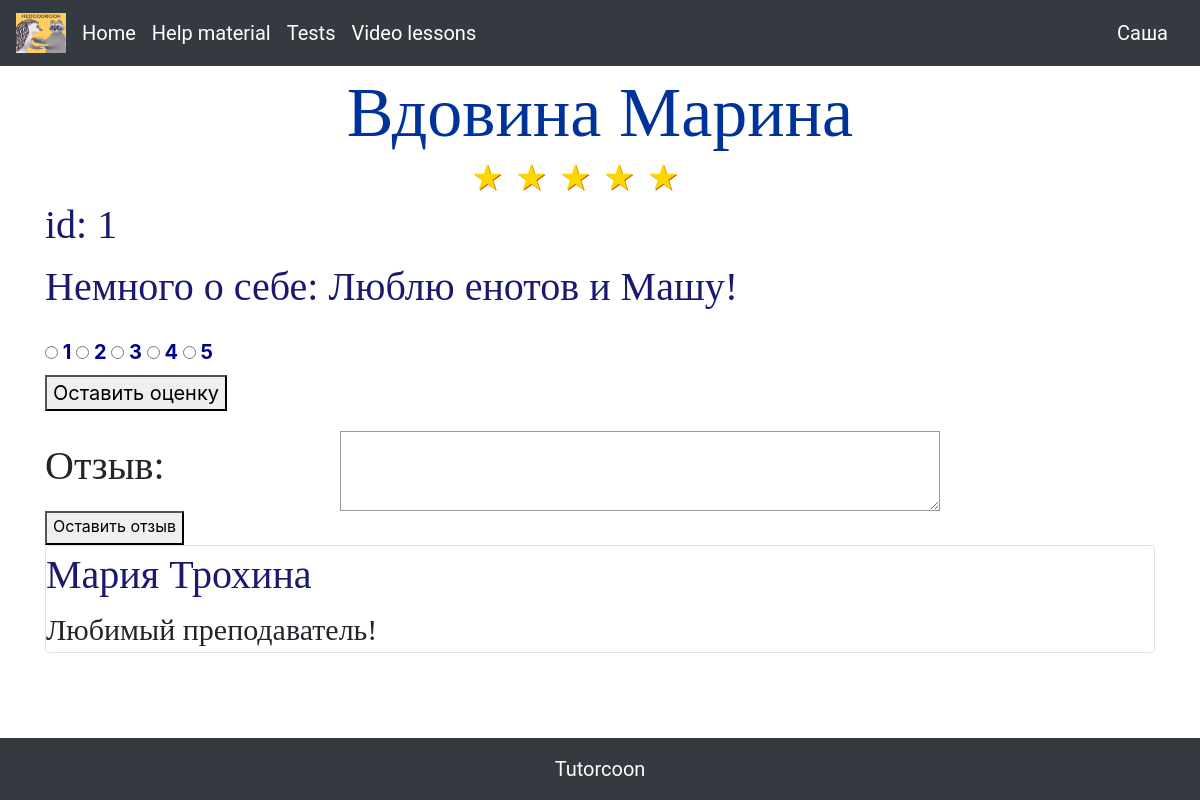
The page /show_page_of_user/1 (signed in) on the database as committed earlier.
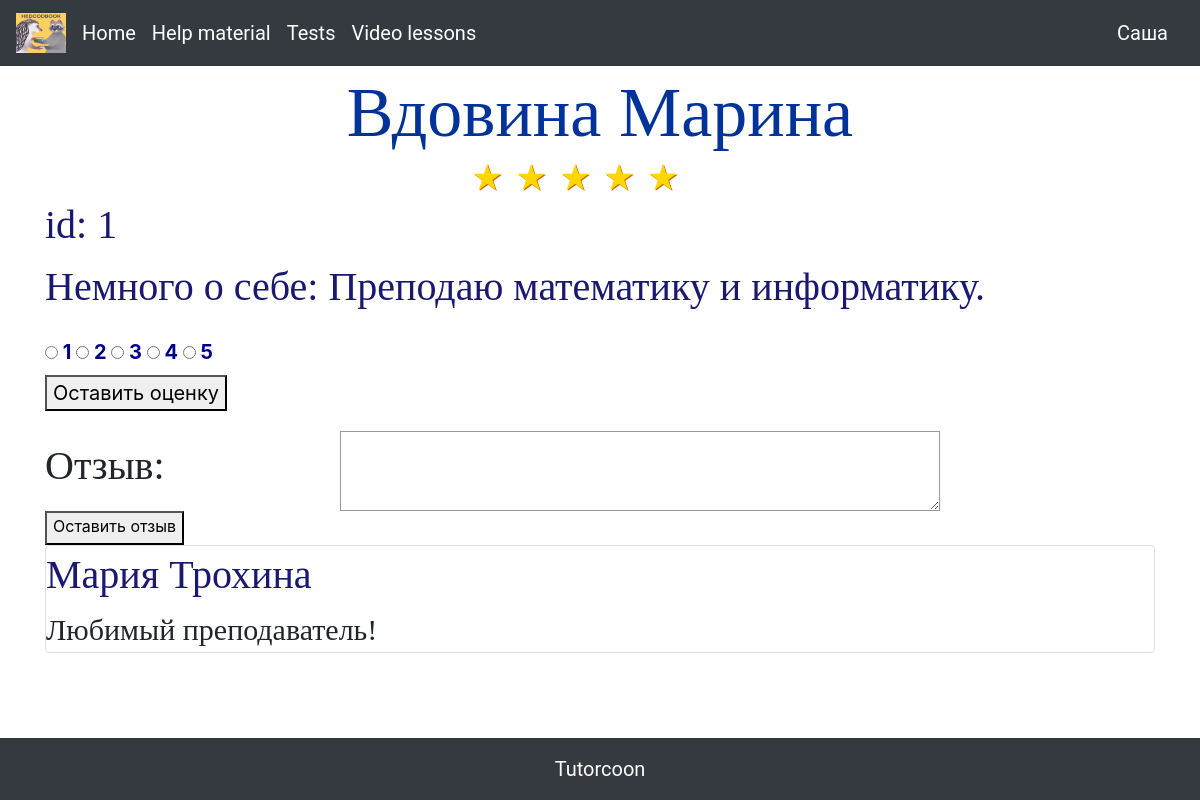
The same page on the database as committed later.
### data/tutors.py (models this page shows, shortened)
class Tutor(SqlAlchemyBase, UserMixin):
    __tablename__ = 'tutors'
    id = sqlalchemy.Column(sqlalchemy.Integer, primary_key=True, autoincrement=True)
    name = sqlalchemy.Column(sqlalchemy.String, nullable=True)
    surname = sqlalchemy.Column(sqlalchemy.String, nullable=True)
    id_user = sqlalchemy.Column(sqlalchemy.Integer, sqlalchemy.ForeignKey('all_users.id'))
    students_and_lessons = sqlalchemy.Column(sqlalchemy.JSON, nullable=True, default={"id_of_students": [],
                                                                       "id_of_lessons": []})
    about = sqlalchemy.Column(sqlalchemy.Text)
    summa_marks = sqlalchemy.Column(sqlalchemy.Integer, default=0)
    count_marks = sqlalchemy.Column(sqlalchemy.Integer, default=0)
    reviews = sqlalchemy.Column(sqlalchemy.JSON, default={})
    lessons = orm.relationship("Lesson", backref='tutors')

### main.py (the view)
@app.route("/show_page_of_user/<int:id_of_person>")
def show_page_of_user(id_of_person):
    db_sess = db_session.create_session()
    user = db_sess.query(User).filter(User.id == id_of_person).first()
    if user.status == 'tutor':
        tutor = db_sess.query(Tutor).filter(Tutor.id_user == id_of_person).first()
        if tutor.count_marks == 0:
            stars = 0
        else:
            stars = round(tutor.summa_marks / tutor.count_marks)
        return render_template("page_of_tutor.html", tutor=tutor, sl_reviews=tutor.reviews, stars=stars)
    elif user.status == 'student' and current_user.status == 'tutor':
        student = db_sess.query(Student).filter(Student.id_user == id_of_person).first()
        return render_template("page_of_student_for_tutor.html", student=student)

### data/db_session.py (called while the page is built)
def create_session() -> Session:
    global __factory
    return __factory()

### main.py (called while the page is built)
@login_manager.user_loader
def load_user(user_id):
    db_sess = db_session.create_session()
    return db_sess.query(User).get(user_id)

### templates/page_of_tutor.html
{% extends "base.html" %}
{% block content %}
<link rel="stylesheet" type="text/css" href="/static/css/page_of_tutor.css">
{% if current_user %}
    <h1 class="nickname">{{ tutor.surname }} {{ tutor.name }}</h1>
    <div class="rating-result">
        {% for i in range(1, 6) %}
        {% if stars >= i %}
        <span class="active"></span>
        {% else %}
	    <span></span>
        {% endif %}
        {% endfor %}
    </div>
    <h2>id: {{tutor.id_user}}</h2>
    <p>Немного о себе: {{ tutor.about }}</p>
     <form method="post" action="{{ url_for('send_marks_for_tutor', tutor_id = tutor.id_user)}}">
         <div style="font-size: 20px; font-weight: bold; margin-top: 20px; margin-bottom: 20px; color: DarkBlue">
             <input class="mark" type="radio" id="one" name="mark" value="1"/>
             <label for="one">1</label>
             <input class="mark" type="radio" id="two" name="mark" value="2"/>
             <label for="two">2</label>
             <input class="mark" type="radio" id="three" name="mark" value="3"/>
             <label for="three">3</label>
             <input class="mark" type="radio" id="four" name="mark" value="4"/>
             <label for="four">4</label>
             <input class="mark" type="radio" id="five" name="mark" value="5"/>
             <label for="five">5</label>
             <div>
                 <button type="submit">Оставить оценку</button>
             </div>
         </div>
     </form>
     <form method="post" action="{{ url_for('send_reviews_for_tutor', tutor_id = tutor.id_user)}}">
         <label class="comment" for="msg">Отзыв:</label>
         <textarea id="msg" name="user_message"></textarea>
         <div>
             <button type="submit" style="padding-bottom: 5px">Оставить отзыв</button>
         </div>
     </form>
{% for key, val in sl_reviews.items() %}
<div class="col-md6 border rounded">
    <h2>{{key}}</h2>
    <div class="already_comment">
        {{val}}
    </div>
</div>
{% endfor %}
{% endif %}
{% endblock %}

Rows that differ between the two databases and show on the page:
changed Tutor "Вдовина": about "Люблю енотов и Машу!" → "Преподаю математику и информатику."
